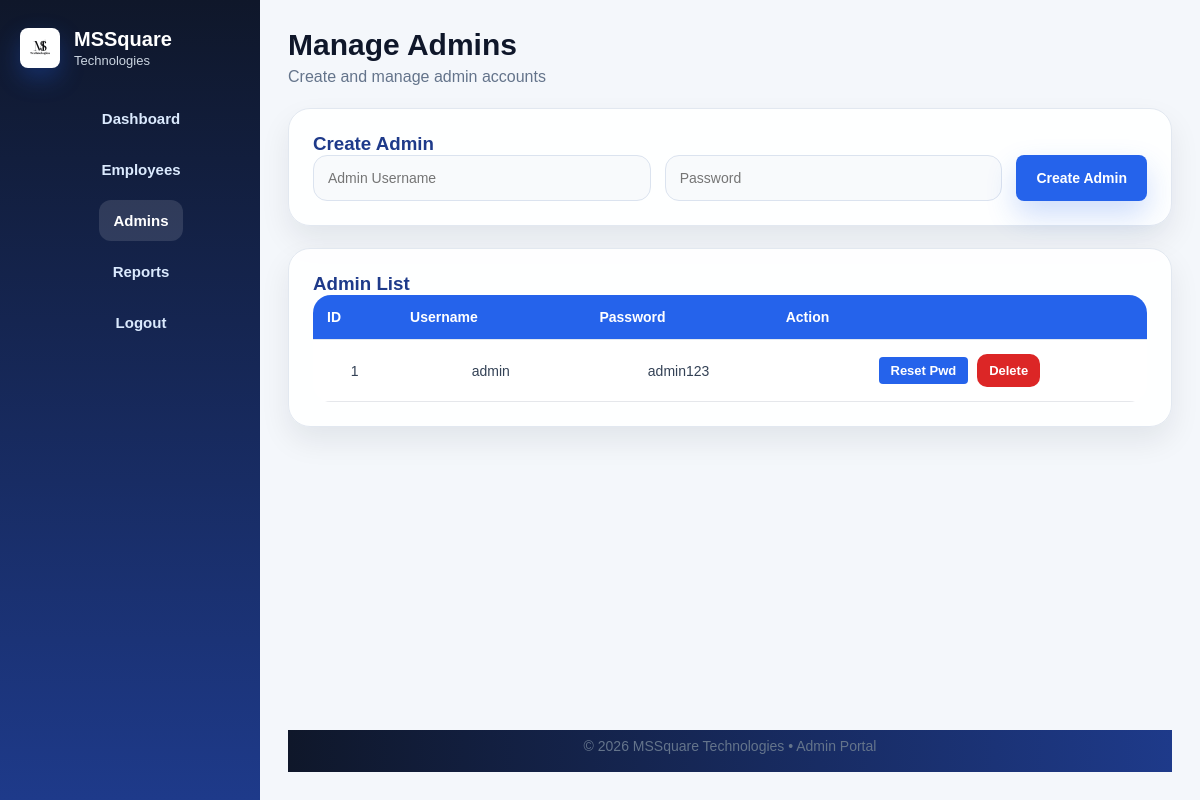
Screenshot of /admin/admins (signed in) with the database file from the repository.
### tables this page shows
CREATE TABLE admins(
    id INTEGER PRIMARY KEY AUTOINCREMENT,
    username TEXT UNIQUE,
    password TEXT
);

### app.py (the view)
@app.route("/admin/admins")
def manage_admins():
    if session.get("role") != "admin":
        return redirect(url_for("home"))
    search = request.args.get("search", "").strip()
    conn = get_db_connection()
    cursor = conn.cursor()
    if search:
        cursor.execute("""
            SELECT * FROM admins
            WHERE username LIKE ?
            ORDER BY id ASC
        """, (f"%{search}%",))
    else:
        cursor.execute("SELECT * FROM admins ORDER BY id ASC")
    admins = cursor.fetchall()
    conn.close()
    return render_template("manage_admins.html", admins=admins, search=search)

### app.py (called while the page is built)
def get_db_connection():
    conn = sqlite3.connect(DB_PATH)
    conn.row_factory = sqlite3.Row
    return conn

### templates/manage_admins.html (shortened to what this page needs)
<!DOCTYPE html>
<html lang="en">
<head>
    <link rel="stylesheet" href="{{ url_for('static', filename='css/style.css') }}">
</head>
<body class="panel-body">
<div class="panel-layout">
    <aside class="panel-sidebar">
        <div class="sidebar-brand">
            <div class="brand-logo">
                <img src="{{ url_for('static', filename='css/images/logo.png') }}" alt="Logo">
            </div>
            <div>
                <h2>MSSquare</h2>
                <p>Technologies</p>
            </div>
        </div>
        <nav class="sidebar-nav">
            <a href="/admin/dashboard">Dashboard</a>
            <a href="/admin/employees">Employees</a>
            <a href="/admin/admins" class="active">Admins</a>
            <a href="/admin/reports">Reports</a>
            <a href="/logout">Logout</a>
        </nav>
    </aside>
    <main class="panel-main">
        <div class="panel-topbar">
            <div>
                <h1>Manage Admins</h1>
                <p>Create and manage admin accounts</p>
            </div>
        </div>
        <section class="glass-card">
            <h3>Create Admin</h3>
            <form method="POST" action="/admin/add_admin" class="modern-form-grid" style="grid-template-columns: 1fr 1fr auto;">
                <input type="text" name="username" placeholder="Admin Username" required>
                <input type="text" name="password" placeholder="Password" required>
                <button class="primary-btn" type="submit">Create Admin</button>
            </form>
        </section>
        <section class="glass-card table-card">
            <h3>Admin List</h3>
            <div class="table-wrap">
                <table class="modern-table">
                    <thead>
                        <tr>
                            <th>ID</th>
                            <th>Username</th>
                            <th>Password</th>
                            <th>Action</th>
                        </tr>
                    </thead>
                    <tbody>
                        {% for adm in admins %}
                        <tr>
                            <td>{{ adm.id }}</td>
                            <td>{{ adm.username }}</td>
                            <td>{{ adm.password }}</td>
                            <td>
                                <button class="table-btn" onclick="resetAdminPassword('{{ adm.id }}', '{{ adm.username }}')" style="background-color: #2563eb; color: white; border: none; padding: 6px 12px; border-radius: 4px; cursor: pointer; margin-right: 5px;">Reset Pwd</button>
                                <a class="table-btn danger-btn" href="/admin/delete_admin/{{ adm.id }}" onclick="return confirm('Are you sure you want to delete this admin?');">Delete</a>
                            </td>
                        </tr>
                        {% endfor %}
                    </tbody>
                </table>
            </div>
        </section>
        <footer class="panel-footer">
            © 2026 MSSquare Technologies • Admin Portal
        </footer>
    </main>
</div>
</body>
</html>

### rows the page displays
admins: id "1", username "admin", password "admin123"
